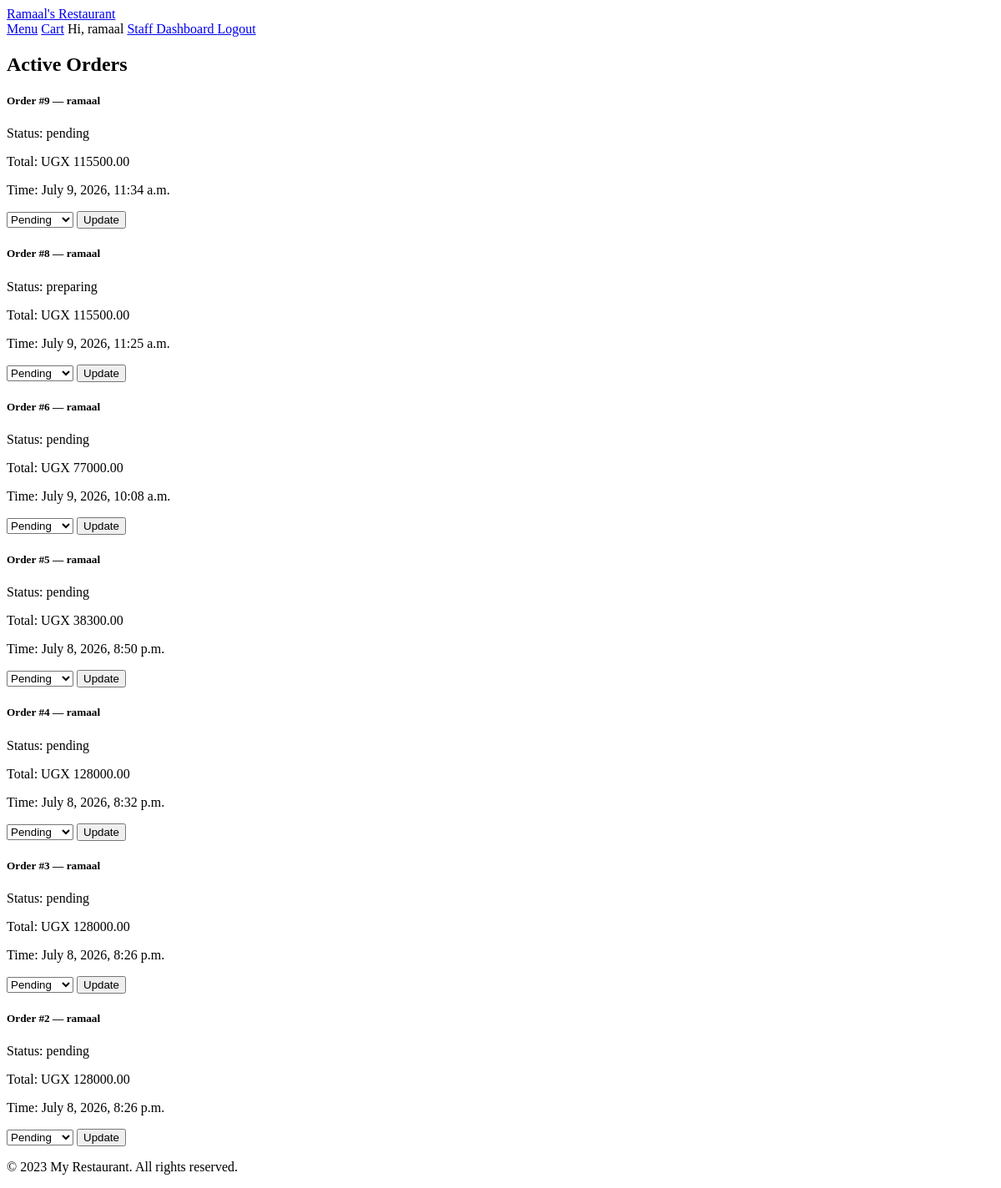
The page /orders/staff/ (signed in) on the database as committed earlier.
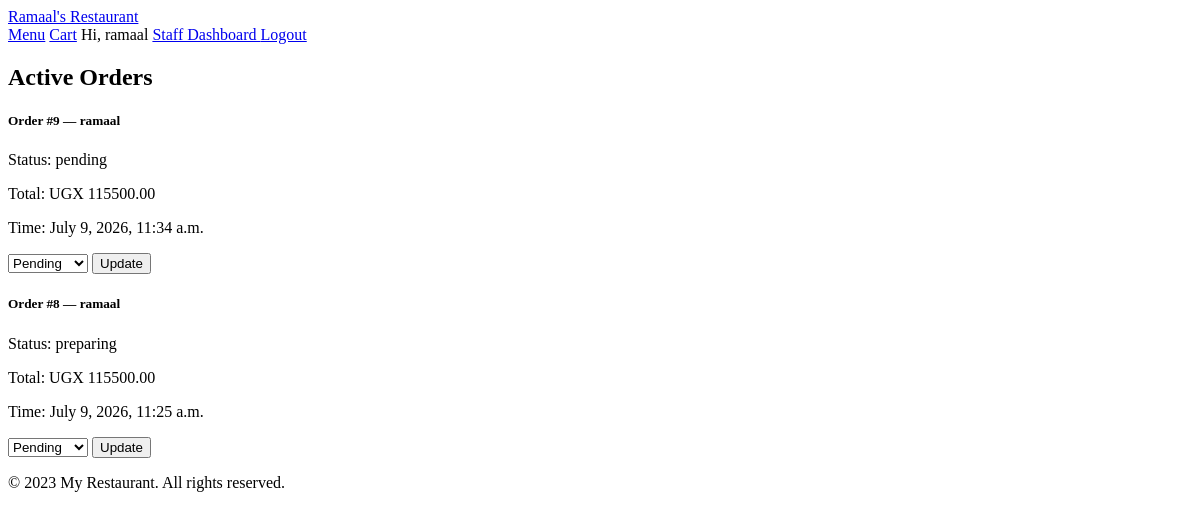
The same page on the database as committed later.
### orders/models.py (models this page shows, shortened)
class Order(models.Model):
    STATUS=[
        ('pending','Pending'),
        ('preparing','Preparing'),
        ('served','Served'),
    ]
    customer = models.ForeignKey(
        settings.AUTH_USER_MODEL,
        null=True,
        blank=True,
        on_delete=models.SET_NULL,
        related_name='orders_placed'
    )
    taken_by = models.ForeignKey(
        settings.AUTH_USER_MODEL,
        null=True,
        blank=True,
        on_delete=models.SET_NULL,
        related_name='orders_handled'
    )
    created_at=models.DateTimeField(auto_now_add=True)
    total_cost=models.DecimalField(max_digits=10,decimal_places=2,default=0)
    status=models.CharField(max_length=20,choices=STATUS,default='pending')

### orders/views.py (the view)
# urls.py: path('staff/', views.staff_dashboard, name='staff_dashboard'),
@staff_member_required
def staff_dashboard(request):
    orders = Order.objects.filter(
        status__in=['pending', 'preparing']
    ).order_by('-created_at')
    return render(request,
                  'orders/staff_dashboard.html',
                  {'orders': orders})

### templates/orders/staff_dashboard.html (shortened to what this page needs)
{% extends 'base.html' %}
{% block content %}
<div class="container mt-4">
    <h2 class="mb-4">Active Orders</h2>
    {% for order in orders %}
    <div class="card mb-3">
        <div class="card-body">
            <h5>Order #{{ order.id }} —
                {{ order.customer.username }}
            </h5>
            <p>Status:
                <span class="badge bg-warning text-dark">
                    {{ order.status }}
                </span>
            </p>
            <p>Total: UGX {{ order.total_cost }}</p>
            <p>Time: {{ order.created_at }}</p>
            <form method="POST"
                  action="{% url 'orders:update_status' order.id %}">
                <select name="status"
                        class="form-select w-auto d-inline">
                    <option value="pending">Pending</option>
                </select>
                <button type="submit"
                        class="btn btn-primary btn-sm ms-2">
                    Update
                </button>
            </form>
        </div>
    </div>
    {% empty %}
    <p class="text-success fw-bold">
        No active orders right now.
    </p>
    {% endfor %}
</div>
{% endblock %}

Rows that differ between the two databases and show on the page:
no longer on this page (row edited): Order: id "6", customer.username "ramaal", status "pending", total_cost "77000.00", created_at "July 9, 2026, 10:08 a.m."
no longer on this page (row edited): Order: id "5", customer.username "ramaal", status "pending", total_cost "38300.00", created_at "July 8, 2026, 8:50 p.m."
no longer on this page (row edited): Order: id "4", customer.username "ramaal", status "pending", total_cost "128000.00", created_at "July 8, 2026, 8:32 p.m."
no longer on this page (row edited): Order: id "3", customer.username "ramaal", status "pending", total_cost "128000.00", created_at "July 8, 2026, 8:26 p.m."
no longer on this page (row edited): Order: id "2", customer.username "ramaal", status "pending", total_cost "128000.00", created_at "July 8, 2026, 8:26 p.m."
